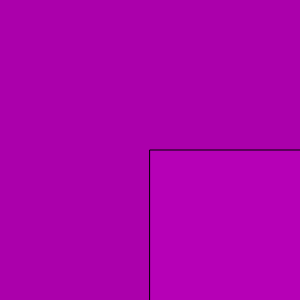
Frame 1 (no input)
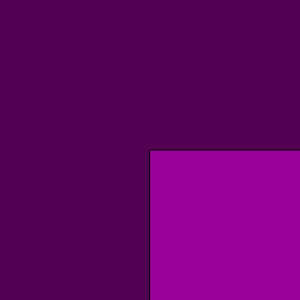
Frame 60 (no input)
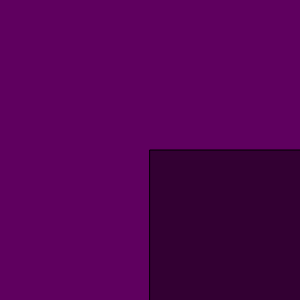
Frame 120 (the mouse pressed at the canvas centre since frame 60)

The p5.js sketch that drew these frames (run headless with seeded random() and noise() and a simulated clock; from frame 60 on, the mouse is pressed at the canvas centre):

// p5.js sketch
// ── sketch.js
var xoff = 0;

function setup() {
	createCanvas(300, 300);
}


function draw() {

    var n = noise(xoff);
    var r = random(1);
    
    // noise
	background(n * 255, 0, n * 255);
    xoff+=0.1; // 증가시키는 값이 커질 수록 noise()를 통한 변화의 폭도 커진다.
    
    // random
    fill(r * 255, 0, r * 255);
    rect(width/2, height/2, 200, 200);
    
    
	
}
